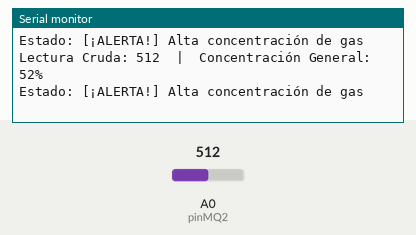
The sketch below on a simulated Arduino Uno, built with avr-gcc and run on an emulated ATmega328P. On the bench: the last lines printed to the serial monitor. The inputs (shaded band) are chosen by the test bench; at power-on: A0 (pinMQ2) = 512.

Above: at 14.5 s.
14.6 s: A0 (pinMQ2) set to 260
At 15.9 s:
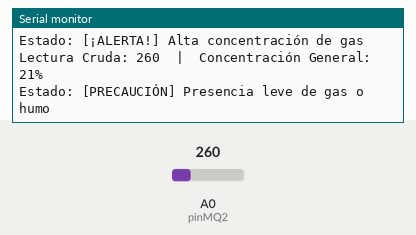
16.6 s: A0 (pinMQ2) set to 229
At 19.0 s:
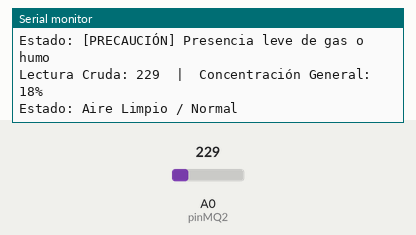
Timing chart, 0 to 20.5 s (numbered marks = the images above; inputs shaded):
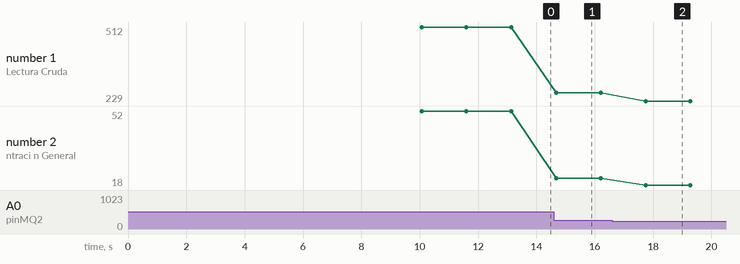

The sketch:

codigo_punto1.ino
```cpp
const int pinMQ2 = A0;  // Pin analógico donde está conectado el sensor

// Valores de calibración (ajustables según tu entorno)
const int AIRE_LIMPIO = 80;   // Valor analógico promedio en un cuarto ventilado (aprox. 0%)
const int SATURACION = 900;   // Valor analógico estimado ante una fuga fuerte (aprox. 100%)

void setup() {
  Serial.begin(9600);
  pinMode(pinMQ2, INPUT);

  Serial.println("=========================================");
  Serial.println("Estabilizando sensor MQ-2 (Espere...)");
  Serial.println("=========================================");
  delay(10000); // 10 segundos de espera inicial
}

void loop() {
  // 1. Leer el valor analógico crudo (0 a 1023)
  int valorCrudo = analogRead(pinMQ2);

  // 2. Convertir el valor a porcentaje (0% - 100%) usando la función map
  // constrain evita que el porcentaje sea menor a 0 o mayor a 100
  int valorLimitado = constrain(valorCrudo, AIRE_LIMPIO, SATURACION);
  int porcentajeGas = map(valorLimitado, AIRE_LIMPIO, SATURACION, 0, 100);

  // 3. Mostrar los resultados en el Monitor Serie
  Serial.print("Lectura Cruda: ");
  Serial.print(valorCrudo);
  Serial.print("  |  Concentración General: ");
  Serial.print(porcentajeGas);
  Serial.println("%");

  // 4. Sistema de alertas visuales en el monitor
  if (porcentajeGas < 20) {
    Serial.println("Estado: Aire Limpio / Normal");
  }
  else if (porcentajeGas >= 20 && porcentajeGas < 50) {
    Serial.println("Estado: [PRECAUCIÓN] Presencia leve de gas o humo");
  }
  else {
    Serial.println("Estado: [¡ALERTA!] Alta concentración de gas");
  }


  delay(1500); // Actualiza la lectura cada 1.5 segundos
}
```

Measured:
- the behaviour switches between 244 and 243 on A0 (pinMQ2) (found by bisection; images 1 and 2)
- after the input at 14.6 s, the serial monitor: prints a new line after 0.07 s (image 1)
- after the input at 16.6 s, the serial monitor: prints a new line after 1.2 s (image 2)
- plotted number 1: 512 → 260 after the input at 14.6 s, 260 → 229 after the input at 16.6 s
- plotted number 2: 52 → 21 after the input at 14.6 s, 21 → 18 after the input at 16.6 s
